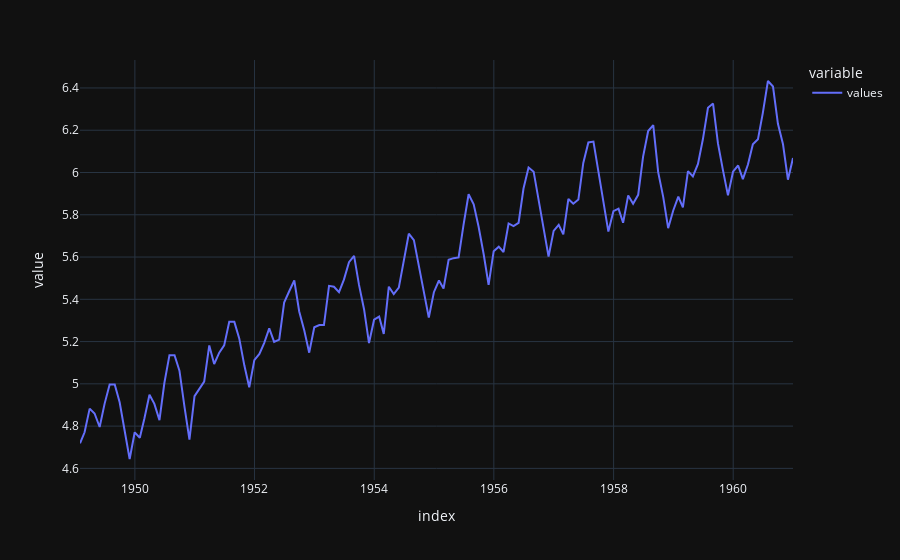

Notebook code for this chart:
### Code cell
series.plot()

### Figure 1 — Plotly figure (JSON) as saved in the notebook; plotly's stock layout.template omitted (floating-point values rounded to 4 significant figures; data arrays with more than 128 entries replaced by an {"elided": "..."} marker saying what was removed)
{"data": [{"hovertemplate": "variable=values<br>index=%{x}<br>value=%{y}<extra></extra>", "legendgroup": "values", "line": {"color": "#636efa", "dash": "solid"}, "marker": {"symbol": "circle"}, "mode": "lines", "name": "values", "orientation": "v", "showlegend": true, "type": "scatter", "x": {"elided": "144 str values"}, "xaxis": "x", "y": {"elided": "144 float values"}, "yaxis": "y"}], "layout": {"legend": {"title": {"text": "variable"}, "tracegroupgap": 0}, "margin": {"t": 60}, "xaxis": {"anchor": "y", "domain": [0, 1], "title": {"text": "index"}}, "yaxis": {"anchor": "x", "domain": [0, 1], "title": {"text": "value"}}}}
